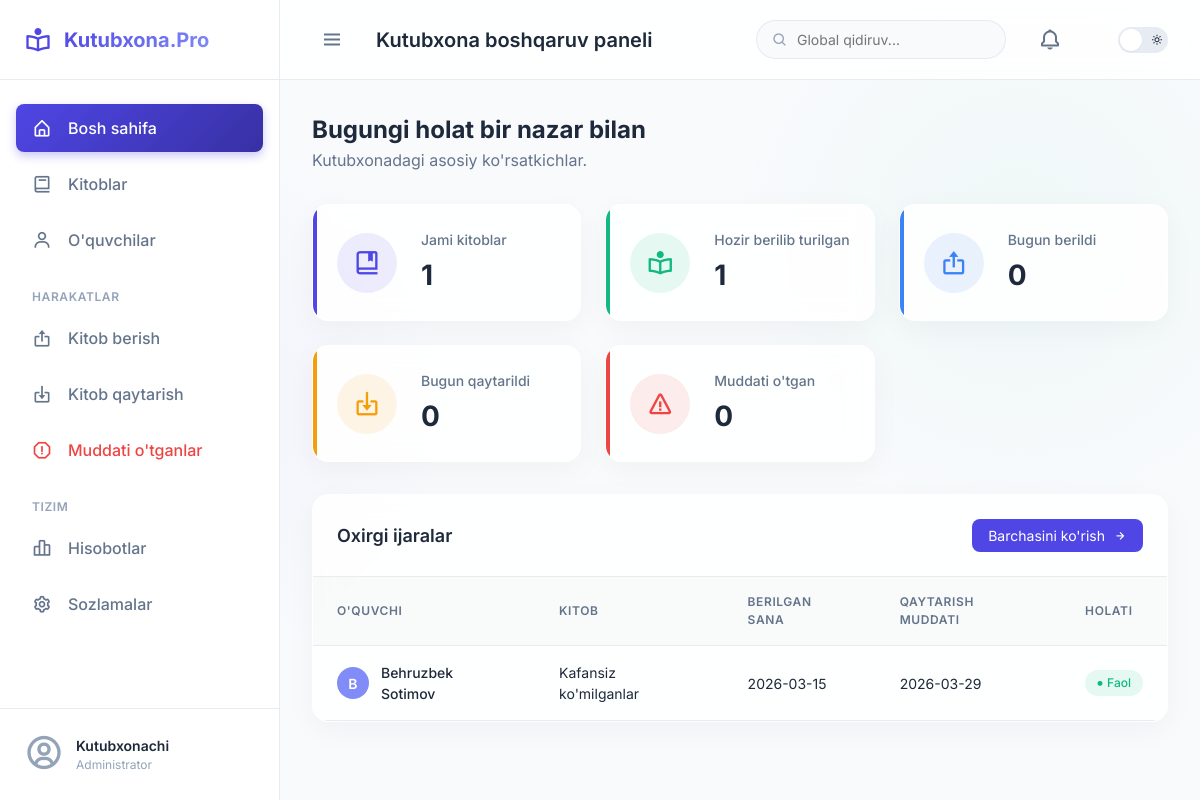
The page / on the database its author committed.
### tables this page shows
CREATE TABLE loans (
            id INTEGER PRIMARY KEY AUTOINCREMENT,
            student_id INTEGER NOT NULL,
            book_id INTEGER NOT NULL,
            issue_date DATE NOT NULL,
            due_date DATE NOT NULL,
            return_date DATE,
            status TEXT DEFAULT 'Faol',
            returned_condition TEXT,
            FOREIGN KEY (student_id) REFERENCES students (id),
            FOREIGN KEY (book_id) REFERENCES books (id)
        );

CREATE TABLE students (
            id INTEGER PRIMARY KEY AUTOINCREMENT,
            student_id TEXT UNIQUE NOT NULL,
            full_name TEXT NOT NULL,
            grade_level TEXT NOT NULL,
            parent_phone TEXT,
            status TEXT DEFAULT 'Faol'
        );

CREATE TABLE books (
            id INTEGER PRIMARY KEY AUTOINCREMENT,
            inventory_number TEXT UNIQUE NOT NULL,
            title TEXT NOT NULL,
            author TEXT NOT NULL,
            category TEXT,
            grade_level TEXT,
            total_copies INTEGER NOT NULL,
            publisher TEXT,
            publish_year TEXT,
            isbn TEXT,
            notes TEXT,
            status TEXT DEFAULT 'Yaxshi'
        );

### app.py (the view)
@app.route('/')
def dashboard():
    conn = database.get_db_connection()
    c = conn.cursor()
    c.execute('SELECT SUM(total_copies) FROM books')
    total_books = c.fetchone()[0] or 0
    c.execute('SELECT COUNT(*) FROM loans WHERE status = "Faol" AND return_date IS NULL')
    res = c.fetchone()
    currently_issued = res[0] if res else 0
    today_str = datetime.now().strftime('%Y-%m-%d')
    c.execute('SELECT COUNT(*) FROM loans WHERE issue_date = ?', (today_str,))
    res = c.fetchone()
    issued_today = res[0] if res else 0
    c.execute('SELECT COUNT(*) FROM loans WHERE return_date = ?', (today_str,))
    res = c.fetchone()
    returned_today = res[0] if res else 0
    c.execute('SELECT COUNT(*) FROM loans WHERE status = "Faol" AND due_date < ? AND return_date IS NULL', (today_str,))
    res = c.fetchone()
    overdue_count = res[0] if res else 0
    c.execute('''
        SELECT loans.id, students.full_name as student_name, books.title as book_title,
               loans.issue_date, loans.due_date, loans.status
        FROM loans
        JOIN students ON loans.student_id = students.id
        JOIN books ON loans.book_id = books.id
        ORDER BY loans.issue_date DESC LIMIT 10
    ''')
    recent_loans = c.fetchall()
    conn.close()
    return render_template('dashboard.html',
                           title='Kutubxona boshqaruv paneli',
                           total_books=total_books,
                           currently_issued=currently_issued,
                           issued_today=issued_today,
                           returned_today=returned_today,
                           overdue_count=overdue_count,
                           recent_loans=recent_loans,
                           today_date_str=today_str)

### app.py (called while the page is built)
@app.before_request
def setup_database_on_request():
    try:
        database.init_db()
    except Exception as e:
        print(f"Serverless DB Init Error: {e}")

### database.py (called while the page is built)
def get_db_connection():
    conn = sqlite3.connect(DB_PATH)
    conn.row_factory = sqlite3.Row
    return conn

### templates/dashboard.html (shortened to what this page needs)
{% extends 'base.html' %}
{% block content %}
<div class="dashboard-header" style="margin-bottom: 2rem;">
    <h2 style="font-size: 1.5rem; font-weight: 700;">Bugungi holat bir nazar bilan</h2>
    <p style="color: var(--text-secondary);">Kutubxonadagi asosiy ko'rsatkichlar.</p>
</div>
<div class="grid-cards">
    <div class="stat-card">
        <div class="stat-icon"><i class='bx bx-book-bookmark'></i></div>
        <div class="stat-details">
            <h3 class="stat-title">Jami kitoblar</h3>
            <div class="stat-value">{{ total_books }}</div>
        </div>
    </div>
    <div class="stat-card val-issued">
        <div class="stat-icon"><i class='bx bx-book-reader'></i></div>
        <div class="stat-details">
            <h3 class="stat-title">Hozir berilib turilgan</h3>
            <div class="stat-value">{{ currently_issued }}</div>
        </div>
    </div>
    <div class="stat-card val-today-out">
        <div class="stat-icon"><i class='bx bx-export'></i></div>
        <div class="stat-details">
            <h3 class="stat-title">Bugun berildi</h3>
            <div class="stat-value">{{ issued_today }}</div>
        </div>
    </div>
    <div class="stat-card val-today-in">
        <div class="stat-icon"><i class='bx bx-import'></i></div>
        <div class="stat-details">
            <h3 class="stat-title">Bugun qaytarildi</h3>
            <div class="stat-value">{{ returned_today }}</div>
        </div>
    </div>
    <div class="stat-card val-danger">
        <div class="stat-icon"><i class='bx bx-error'></i></div>
        <div class="stat-details">
            <h3 class="stat-title">Muddati o'tgan</h3>
            <div class="stat-value">{{ overdue_count }}</div>
        </div>
    </div>
</div>
<div class="table-container">
    <div class="table-header">
        <h3 class="table-title">Oxirgi ijaralar</h3>
        <button style="padding: 0.5rem 1rem; background: var(--primary-color); color: white; border: none; border-radius: var(--radius-md); font-family: inherit; font-size: 0.875rem; cursor: pointer; display: flex; align-items: center; gap: 0.5rem; transition: background 0.2s;">
            Barchasini ko'rish <i class='bx bx-right-arrow-alt'></i>
        </button>
    </div>
    <div style="overflow-x: auto;">
        <table class="custom-table">
            <thead>
                <tr>
                    <th>O'quvchi</th>
                    <th>Kitob</th>
                    <th>Berilgan sana</th>
                    <th>Qaytarish muddati</th>
                    <th>Holati</th>
                </tr>
            </thead>
            <tbody>
                {% for loan in recent_loans %}
                <tr>
                    <td style="font-weight: 500;">
                        <div style="display: flex; align-items: center; gap: 0.75rem;">
                            <div style="width: 32px; height: 32px; border-radius: 50%; background: var(--primary-light); color: white; display: flex; align-items: center; justify-content: center; font-weight: 600;">
                                {{ loan.student_name[0] }}
                            </div>
                            {{ loan.student_name }}
                        </div>
                    </td>
                    <td>{{ loan.book_title }}</td>
                    <td>{{ loan.issue_date }}</td>
                    <td>{{ loan.due_date }}</td>
                    <td>
                        {% if loan.status == 'Faol' %}
                            {% if loan.due_date < today_date_str %}
                                <span class="status-badge status-overdue"><i class='bx bxs-circle' style="font-size: 6px; margin-right: 4px;"></i> Muddati o'tdi</span>
                            {% else %}
                                <span class="status-badge status-active"><i class='bx bxs-circle' style="font-size: 6px; margin-right: 4px;"></i> Faol</span>
                            {% endif %}
                        {% elif loan.status == 'Yakunlandi' %}
                            <span class="status-badge status-completed"><i class='bx bxs-circle' style="font-size: 6px; margin-right: 4px;"></i> Yakunlandi</span>
                        {% else %}
                            <span class="status-badge status-warning"><i class='bx bxs-circle' style="font-size: 6px; margin-right: 4px;"></i> {{ loan.status }}</span>
                        {% endif %}
                    </td>
                </tr>
                {% endfor %}
            </tbody>
        </table>
    </div>
</div>
{% endblock %}

### static/css/style.css (style rules this page uses)
:root { --primary-color: #4F46E5; --primary-light: #818CF8; --primary-dark: #3730A3; --bg-main: #F8FAFC; --bg-card: rgba(255, 255, 255, 0.85); --bg-sidebar: rgba(255, 255, 255, 0.95); --text-primary: #1E293B; --text-secondary: #64748B; --text-tertiary: #94A3B8; --border-color: rgba(226, 232, 240, 0.8); --success: #10B981; --warning: #F59E0B; --danger: #EF4444; --info: #3B82F6; --glass-blur: blur(12px); --glass-border: 1px solid rgba(255, 255, 255, 0.5); --shadow-sm: 0 1px 2px 0 rgba(0, 0, 0, 0.05); --shadow-md: 0 4px 6px -1px rgba(0, 0, 0, 0.1), 0 2px 4px -1px rgba(0, 0, 0, 0.06); --shadow-lg: 0 10px 15px -3px rgba(0, 0, 0, 0.1), 0 4px 6px -2px rgba(0, 0, 0, 0.05); --shadow-card: 0 8px 30px rgba(0,0,0,0.04); --radius-sm: 0.375rem; --radius-md: 0.5rem; --radius-lg: 0.75rem; --radius-xl: 1rem; --radius-2xl: 1.5rem; --transition: all 0.3s cubic-bezier(0.4, 0, 0.2, 1); }
* { margin: 0; padding: 0; box-sizing: border-box; }
body { font-family: 'Inter', sans-serif; background-color: var(--bg-main); color: var(--text-primary); line-height: 1.5; transition: background-color 0.3s ease; background-image: radial-gradient(circle at 15% 50%, rgba(79, 70, 229, 0.04), transparent 25%), radial-gradient(circle at 85% 30%, rgba(16, 185, 129, 0.04), transparent 25%); background-attachment: fixed; }
.grid-cards { display: grid; grid-template-columns: repeat(auto-fit, minmax(240px, 1fr)); gap: 1.5rem; margin-bottom: 2rem; }
.stat-card { background: var(--bg-card); backdrop-filter: var(--glass-blur); -webkit-backdrop-filter: var(--glass-blur); border: var(--glass-border); border-radius: var(--radius-xl); padding: 1.5rem; display: flex; align-items: center; box-shadow: var(--shadow-card); transition: transform 0.3s ease, box-shadow 0.3s ease; position: relative; overflow: hidden; }
.stat-card::before { content: ''; position: absolute; top: 0; left: 0; width: 4px; height: 100%; background: var(--primary-color); border-radius: var(--radius-xl) 0 0 var(--radius-xl); }
.stat-icon { width: 60px; height: 60px; border-radius: 50%; display: flex; align-items: center; justify-content: center; font-size: 1.75rem; margin-right: 1.5rem; background: rgba(79, 70, 229, 0.1); color: var(--primary-color); }
.stat-details { flex: 1; }
.stat-title { font-size: 0.875rem; color: var(--text-secondary); margin-bottom: 0.25rem; font-weight: 500; }
.stat-value { font-size: 1.75rem; font-weight: 700; color: var(--text-primary); }
.val-issued .stat-icon { background: rgba(16, 185, 129, 0.1); color: var(--success); }
.val-issued::before { background: var(--success); }
.val-today-out .stat-icon { background: rgba(59, 130, 246, 0.1); color: var(--info); }
.val-today-out::before { background: var(--info); }
.val-today-in .stat-icon { background: rgba(245, 158, 11, 0.1); color: var(--warning); }
.val-today-in::before { background: var(--warning); }
.val-danger .stat-icon { background: rgba(239, 68, 68, 0.1); color: var(--danger); }
.val-danger::before { background: var(--danger); }
.table-container { background: var(--bg-card); backdrop-filter: var(--glass-blur); -webkit-backdrop-filter: var(--glass-blur); border: var(--glass-border); border-radius: var(--radius-xl); box-shadow: var(--shadow-card); overflow: hidden; margin-bottom: 2rem; }
.table-header { padding: 1.5rem; border-bottom: 1px solid var(--border-color); display: flex; justify-content: space-between; align-items: center; }
.table-title { font-size: 1.125rem; font-weight: 600; }
.custom-table { width: 100%; border-collapse: collapse; }
.custom-table th { background: rgba(0,0,0,0.02); padding: 1rem 1.5rem; text-align: left; font-size: 0.75rem; text-transform: uppercase; letter-spacing: 0.05em; color: var(--text-secondary); font-weight: 600; border-bottom: 1px solid var(--border-color); }
.custom-table td { padding: 1rem 1.5rem; border-bottom: 1px solid var(--border-color); font-size: 0.875rem; color: var(--text-primary); }
.custom-table tbody tr { transition: var(--transition); }
.status-badge { display: inline-flex; align-items: center; padding: 0.25rem 0.75rem; border-radius: 9999px; font-size: 0.75rem; font-weight: 500; }
.status-active { background: rgba(16, 185, 129, 0.1); color: var(--success); }

### rows shown on the page
loans: full_name "B", student_name "Behruzbek Sotimov", book_title "Kafansiz ko'milganlar", issue_date "2026-03-15", due_date "2026-03-29", status "Faol" (drawn)

### other values the page prints
{{ title }} "Kutubxona boshqaruv paneli"
{{ total_books }} "1"
{{ currently_issued }} "1"
{{ issued_today }} "0"
{{ returned_today }} "0"
{{ overdue_count }} "0"
